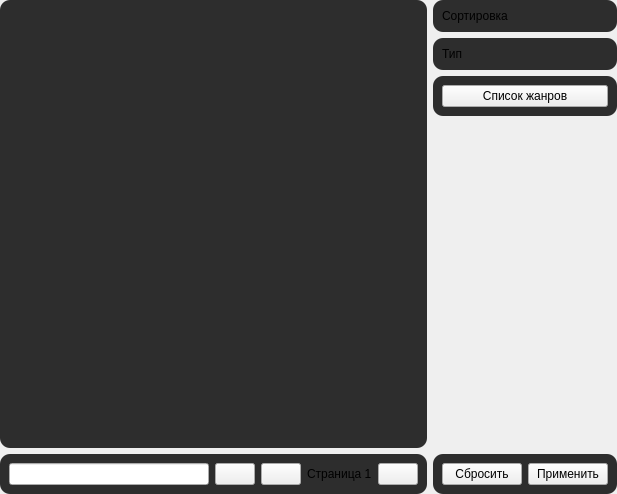
<?xml version="1.0" encoding="UTF-8"?>
<ui version="4.0">
 <class>Form</class>
 <widget class="QWidget" name="Form">
  <property name="geometry">
   <rect>
    <x>0</x>
    <y>0</y>
    <width>617</width>
    <height>494</height>
   </rect>
  </property>
  <property name="windowTitle">
   <string>Form</string>
  </property>
  <property name="styleSheet">
   <string notr="true">QFrame {
	border-radius: 10px;
	background-color: rgb(45, 45, 45);
}</string>
  </property>
  <layout class="QHBoxLayout" name="horizontalLayout_5">
   <property name="leftMargin">
    <number>0</number>
   </property>
   <property name="topMargin">
    <number>0</number>
   </property>
   <property name="rightMargin">
    <number>0</number>
   </property>
   <property name="bottomMargin">
    <number>0</number>
   </property>
   <item>
    <layout class="QVBoxLayout" name="search">
     <item>
      <widget class="QFrame" name="items_frame">
       <property name="frameShape">
        <enum>QFrame::StyledPanel</enum>
       </property>
       <property name="frameShadow">
        <enum>QFrame::Raised</enum>
       </property>
       <layout class="QVBoxLayout" name="verticalLayout">
        <item>
         <widget class="QListWidget" name="items_list">
          <property name="isWrapping" stdset="0">
           <bool>false</bool>
          </property>
          <property name="wordWrap">
           <bool>true</bool>
          </property>
         </widget>
        </item>
       </layout>
      </widget>
     </item>
     <item>
      <widget class="QFrame" name="search_frame">
       <property name="frameShape">
        <enum>QFrame::StyledPanel</enum>
       </property>
       <property name="frameShadow">
        <enum>QFrame::Raised</enum>
       </property>
       <layout class="QHBoxLayout" name="horizontalLayout_3">
        <item>
         <widget class="QFrame" name="text_frame">
          <property name="frameShape">
           <enum>QFrame::StyledPanel</enum>
          </property>
          <property name="frameShadow">
           <enum>QFrame::Raised</enum>
          </property>
          <layout class="QHBoxLayout" name="horizontalLayout_2">
           <property name="leftMargin">
            <number>0</number>
           </property>
           <property name="topMargin">
            <number>0</number>
           </property>
           <property name="rightMargin">
            <number>0</number>
           </property>
           <property name="bottomMargin">
            <number>0</number>
           </property>
           <item>
            <widget class="QLineEdit" name="title_line"/>
           </item>
           <item>
            <widget class="QPushButton" name="search_btn">
             <property name="cursor">
              <cursorShape>PointingHandCursor</cursorShape>
             </property>
             <property name="text">
              <string/>
             </property>
             <property name="icon">
              <iconset resource="../../desu_res.qrc">
               <normaloff>:/icons/data/icons/search.png</normaloff>:/icons/data/icons/search.png</iconset>
             </property>
            </widget>
           </item>
          </layout>
         </widget>
        </item>
        <item>
         <widget class="QFrame" name="page_frame">
          <property name="frameShape">
           <enum>QFrame::StyledPanel</enum>
          </property>
          <property name="frameShadow">
           <enum>QFrame::Raised</enum>
          </property>
          <layout class="QHBoxLayout" name="horizontalLayout">
           <property name="leftMargin">
            <number>0</number>
           </property>
           <property name="topMargin">
            <number>0</number>
           </property>
           <property name="rightMargin">
            <number>0</number>
           </property>
           <property name="bottomMargin">
            <number>0</number>
           </property>
           <item>
            <widget class="QPushButton" name="prev_btn">
             <property name="cursor">
              <cursorShape>PointingHandCursor</cursorShape>
             </property>
             <property name="text">
              <string/>
             </property>
             <property name="icon">
              <iconset resource="../../desu_res.qrc">
               <normaloff>:/icons/data/icons/prev.png</normaloff>:/icons/data/icons/prev.png</iconset>
             </property>
            </widget>
           </item>
           <item>
            <widget class="QLabel" name="page_label">
             <property name="text">
              <string>Страница 1</string>
             </property>
            </widget>
           </item>
           <item>
            <widget class="QPushButton" name="next_btn">
             <property name="cursor">
              <cursorShape>PointingHandCursor</cursorShape>
             </property>
             <property name="text">
              <string/>
             </property>
             <property name="icon">
              <iconset resource="../../desu_res.qrc">
               <normaloff>:/icons/data/icons/next.png</normaloff>:/icons/data/icons/next.png</iconset>
             </property>
            </widget>
           </item>
          </layout>
         </widget>
        </item>
       </layout>
      </widget>
     </item>
    </layout>
   </item>
   <item>
    <layout class="QVBoxLayout" name="filters">
     <item>
      <widget class="QFrame" name="orders_frame">
       <property name="styleSheet">
        <string notr="true">QAbstractButton {
	background-color: rgb(45, 45, 45);
}</string>
       </property>
       <property name="frameShape">
        <enum>QFrame::StyledPanel</enum>
       </property>
       <property name="frameShadow">
        <enum>QFrame::Raised</enum>
       </property>
       <layout class="QVBoxLayout" name="verticalLayout_5">
        <item>
         <widget class="QLabel" name="label">
          <property name="text">
           <string>Сортировка</string>
          </property>
         </widget>
        </item>
        <item>
         <layout class="QGridLayout" name="orders_grid"/>
        </item>
       </layout>
      </widget>
     </item>
     <item>
      <widget class="QFrame" name="kinds_frame">
       <property name="styleSheet">
        <string notr="true">QAbstractButton {
	background-color: rgb(45, 45, 45);
}</string>
       </property>
       <property name="frameShape">
        <enum>QFrame::StyledPanel</enum>
       </property>
       <property name="frameShadow">
        <enum>QFrame::Raised</enum>
       </property>
       <layout class="QVBoxLayout" name="verticalLayout_4">
        <item>
         <widget class="QLabel" name="label_2">
          <property name="text">
           <string>Тип</string>
          </property>
         </widget>
        </item>
        <item>
         <layout class="QGridLayout" name="kinds_grid"/>
        </item>
       </layout>
      </widget>
     </item>
     <item>
      <widget class="QFrame" name="genres_frame">
       <property name="frameShape">
        <enum>QFrame::StyledPanel</enum>
       </property>
       <property name="frameShadow">
        <enum>QFrame::Raised</enum>
       </property>
       <layout class="QVBoxLayout" name="verticalLayout_6">
        <item>
         <widget class="QPushButton" name="genres_btn">
          <property name="cursor">
           <cursorShape>PointingHandCursor</cursorShape>
          </property>
          <property name="text">
           <string>Список жанров</string>
          </property>
         </widget>
        </item>
       </layout>
      </widget>
     </item>
     <item>
      <spacer name="verticalSpacer">
       <property name="orientation">
        <enum>Qt::Vertical</enum>
       </property>
       <property name="sizeHint" stdset="0">
        <size>
         <width>20</width>
         <height>40</height>
        </size>
       </property>
      </spacer>
     </item>
     <item alignment="Qt::AlignBottom">
      <widget class="QFrame" name="filter_actions_frame">
       <property name="frameShape">
        <enum>QFrame::StyledPanel</enum>
       </property>
       <property name="frameShadow">
        <enum>QFrame::Raised</enum>
       </property>
       <layout class="QHBoxLayout" name="horizontalLayout_4">
        <item>
         <widget class="QPushButton" name="reset_btn">
          <property name="cursor">
           <cursorShape>PointingHandCursor</cursorShape>
          </property>
          <property name="text">
           <string>Сбросить</string>
          </property>
         </widget>
        </item>
        <item>
         <widget class="QPushButton" name="apply_btn">
          <property name="cursor">
           <cursorShape>PointingHandCursor</cursorShape>
          </property>
          <property name="text">
           <string>Применить</string>
          </property>
         </widget>
        </item>
       </layout>
      </widget>
     </item>
    </layout>
   </item>
  </layout>
 </widget>
 <resources>
  <include location="../../desu_res.qrc"/>
 </resources>
 <connections/>
</ui>
